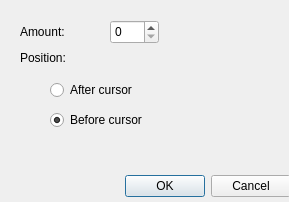
<?xml version="1.0" encoding="UTF-8"?>
<ui version="4.0">
 <class>insertRowDialog</class>
 <widget class="QDialog" name="insertRowDialog">
  <property name="geometry">
   <rect>
    <x>0</x>
    <y>0</y>
    <width>289</width>
    <height>202</height>
   </rect>
  </property>
  <property name="windowTitle">
   <string>Dialog</string>
  </property>
  <widget class="QDialogButtonBox" name="buttonBox">
   <property name="geometry">
    <rect>
     <x>0</x>
     <y>170</y>
     <width>291</width>
     <height>32</height>
    </rect>
   </property>
   <property name="orientation">
    <enum>Qt::Horizontal</enum>
   </property>
   <property name="standardButtons">
    <set>QDialogButtonBox::Cancel|QDialogButtonBox::Ok</set>
   </property>
  </widget>
  <widget class="QLabel" name="label">
   <property name="geometry">
    <rect>
     <x>20</x>
     <y>20</y>
     <width>91</width>
     <height>24</height>
    </rect>
   </property>
   <property name="text">
    <string>Amount:</string>
   </property>
  </widget>
  <widget class="QSpinBox" name="amountSpin">
   <property name="geometry">
    <rect>
     <x>110</x>
     <y>20</y>
     <width>49</width>
     <height>24</height>
    </rect>
   </property>
  </widget>
  <widget class="QLabel" name="label_2">
   <property name="geometry">
    <rect>
     <x>20</x>
     <y>50</y>
     <width>131</width>
     <height>16</height>
    </rect>
   </property>
   <property name="text">
    <string>Position:</string>
   </property>
  </widget>
  <widget class="QRadioButton" name="afterRadio">
   <property name="geometry">
    <rect>
     <x>50</x>
     <y>80</y>
     <width>181</width>
     <height>20</height>
    </rect>
   </property>
   <property name="text">
    <string>After cursor</string>
   </property>
  </widget>
  <widget class="QRadioButton" name="beforeRadio">
   <property name="enabled">
    <bool>true</bool>
   </property>
   <property name="geometry">
    <rect>
     <x>50</x>
     <y>110</y>
     <width>181</width>
     <height>20</height>
    </rect>
   </property>
   <property name="text">
    <string>Before cursor</string>
   </property>
   <property name="checked">
    <bool>true</bool>
   </property>
  </widget>
 </widget>
 <resources/>
 <connections>
  <connection>
   <sender>buttonBox</sender>
   <signal>accepted()</signal>
   <receiver>insertRowDialog</receiver>
   <slot>accept()</slot>
   <hints>
    <hint type="sourcelabel">
     <x>248</x>
     <y>254</y>
    </hint>
    <hint type="destinationlabel">
     <x>157</x>
     <y>274</y>
    </hint>
   </hints>
  </connection>
  <connection>
   <sender>buttonBox</sender>
   <signal>rejected()</signal>
   <receiver>insertRowDialog</receiver>
   <slot>reject()</slot>
   <hints>
    <hint type="sourcelabel">
     <x>316</x>
     <y>260</y>
    </hint>
    <hint type="destinationlabel">
     <x>286</x>
     <y>274</y>
    </hint>
   </hints>
  </connection>
 </connections>
</ui>
